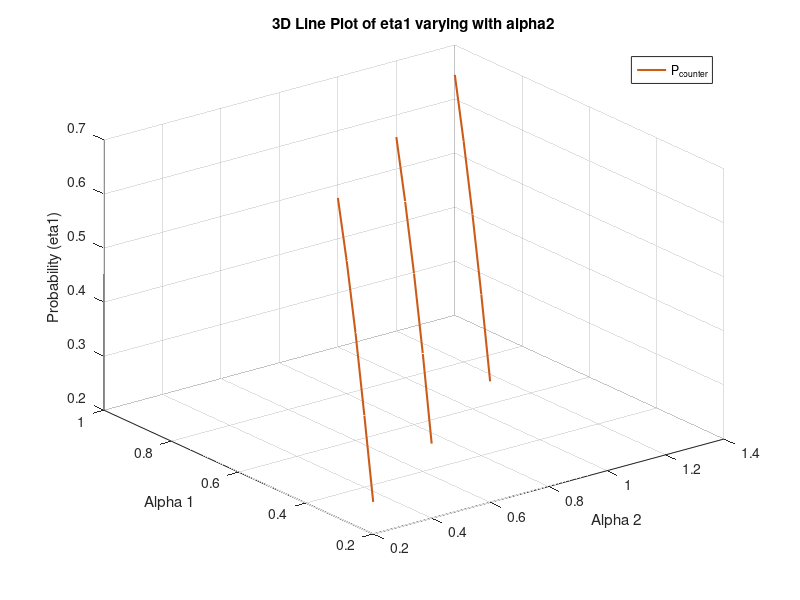

MATLAB code to generate this figure:
load('eta1xx_cell.mat');
load('eta2xp_cell.mat');
load('alpha2xp_cell.mat');
load('alphaxp_cell.mat');
load('homodyne_cell.mat');

figure;
hold on;

% Choose a color (e.g., blue)
lineColor = [0.8, 0.355, 0.1];  % RGB for blue (you can change it)

for t = 1:length(alphaxp_cell)
    alpha1 = alphaxp_cell{t};
    alpha2 = alpha2xp_cell{t};
    eta2 = eta2xp_cell{t};
    eta1 = eta1xx_cell{t};

    % Ensure length matches, and plot using the same color
    if length(alpha1) == length(alpha2) && length(alpha2) == length(eta1)
        plot3(alpha2, alpha1, (0.5 * eta1 + 0.5 * eta2), 'LineWidth', 1.5, 'Color', lineColor);  % z varies with alpha2
    else
        warning('Length mismatch at trial %d: skipping plot.', t);
    end
end

hold off;
grid on;

% Add axis labels
xlabel('Alpha 2');
ylabel('Alpha 1');
zlabel('Probability (eta1)');

% Add a title
title('3D Line Plot of eta1 varying with alpha2');

% Add legend for the entire series
legend('P_{counter}', 'Location', 'best');  % Change 'Line Series' to your preferred label

view(3);  % Set 3D view
